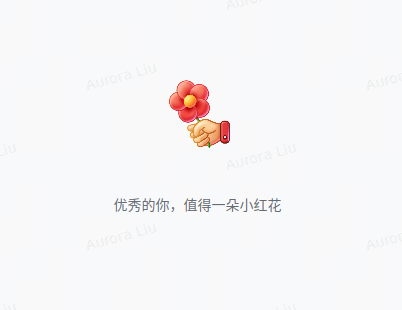
//> input picture openCV/example.png, 402 x 310 px
$ ./practice   (built with g++ and OpenCV 4)
//> lines starting //> are read from the running program, lines starting //| are printed output that depends on the picture
#include <opencv2/opencv.hpp>
#include <iostream>

int main() {
    // 读取图像
    cv::Mat image = cv::imread("../example.png");
//> image is the input picture: 310 rows x 402 cols, CV_8UC3; mean B, G, R 245.6, 245.9, 246.9

    if (image.empty()) {
        std::cout << "错误：无法加载图像，请检查路径是否正确。" << std::endl;
        return -1;
    }

    // 裁剪图像
    cv::Rect roi(100, 100, 200, 200); // (x, y, width, height)
    cv::Mat croppedImage = image(roi);
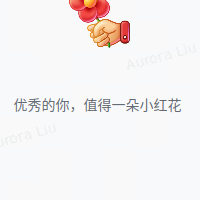
//> croppedImage: 200 rows x 200 cols, CV_8UC3; mean B, G, R 240.6, 241.5, 244.9

    // 缩放图像
    cv::Mat resizedImage;
    resize(image, resizedImage, cv::Size(400, 400)); // 缩放到400x400
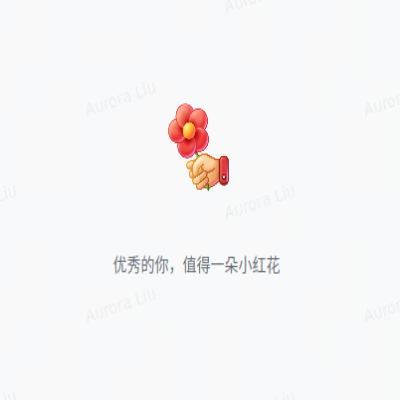
//> resizedImage: 400 rows x 400 cols, CV_8UC3; mean B, G, R 245.6, 245.9, 246.9

    // 显示裁剪和缩放后的图像
    cv::imshow("Cropped Image", croppedImage);
    cv::imshow("Resized Image", resizedImage);
    cv::waitKey(5000);
    cv::destroyAllWindows();

    return 0;
}
